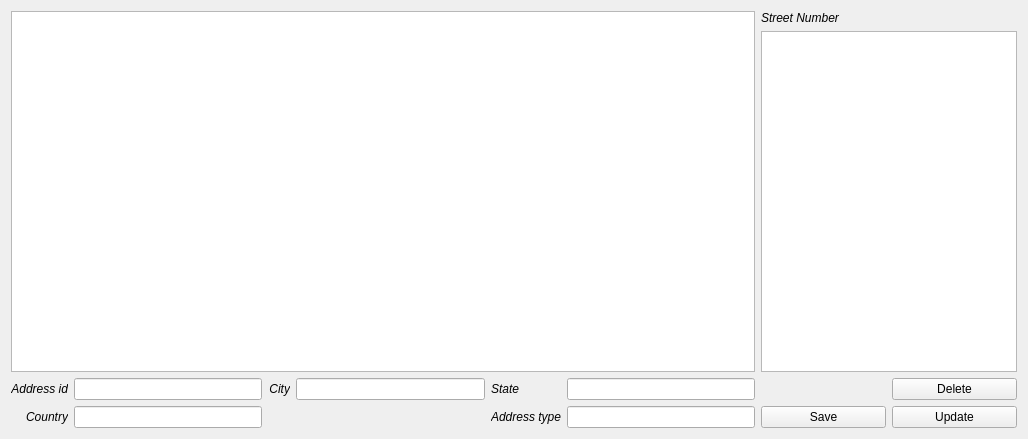
<?xml version="1.0" encoding="UTF-8"?>
<ui version="4.0">
 <class>AddressView</class>
 <widget class="QWidget" name="AddressView">
  <property name="geometry">
   <rect>
    <x>0</x>
    <y>0</y>
    <width>1028</width>
    <height>439</height>
   </rect>
  </property>
  <property name="windowTitle">
   <string>Form</string>
  </property>
  <layout class="QGridLayout" name="gridLayout_6">
   <item row="0" column="0">
    <layout class="QGridLayout" name="gridLayout_5">
     <item row="0" column="0">
      <layout class="QGridLayout" name="gridLayout_2">
       <item row="0" column="0">
        <widget class="QTableView" name="addressTableView"/>
       </item>
       <item row="1" column="0">
        <layout class="QGridLayout" name="gridLayout">
         <item row="0" column="5">
          <widget class="QLineEdit" name="stateLineEdit"/>
         </item>
         <item row="1" column="1">
          <widget class="QLineEdit" name="countryLineEdit"/>
         </item>
         <item row="0" column="3">
          <widget class="QLineEdit" name="cityLineEdit"/>
         </item>
         <item row="0" column="0">
          <widget class="QLabel" name="label_2">
           <property name="font">
            <font>
             <italic>true</italic>
            </font>
           </property>
           <property name="text">
            <string>Address id</string>
           </property>
           <property name="alignment">
            <set>Qt::AlignRight|Qt::AlignTrailing|Qt::AlignVCenter</set>
           </property>
          </widget>
         </item>
         <item row="0" column="2">
          <widget class="QLabel" name="label_3">
           <property name="font">
            <font>
             <italic>true</italic>
            </font>
           </property>
           <property name="text">
            <string>City</string>
           </property>
           <property name="alignment">
            <set>Qt::AlignRight|Qt::AlignTrailing|Qt::AlignVCenter</set>
           </property>
          </widget>
         </item>
         <item row="1" column="0">
          <widget class="QLabel" name="label_4">
           <property name="font">
            <font>
             <italic>true</italic>
            </font>
           </property>
           <property name="text">
            <string>Country</string>
           </property>
           <property name="alignment">
            <set>Qt::AlignRight|Qt::AlignTrailing|Qt::AlignVCenter</set>
           </property>
          </widget>
         </item>
         <item row="0" column="4">
          <widget class="QLabel" name="label">
           <property name="font">
            <font>
             <italic>true</italic>
            </font>
           </property>
           <property name="text">
            <string>State</string>
           </property>
          </widget>
         </item>
         <item row="0" column="1">
          <widget class="QLineEdit" name="addressIDLineEdit">
           <property name="font">
            <font>
             <weight>75</weight>
             <bold>true</bold>
            </font>
           </property>
          </widget>
         </item>
         <item row="1" column="5">
          <widget class="QLineEdit" name="addressTypeLineEdit"/>
         </item>
         <item row="1" column="4">
          <widget class="QLabel" name="label_5">
           <property name="font">
            <font>
             <italic>true</italic>
            </font>
           </property>
           <property name="text">
            <string>Address type</string>
           </property>
          </widget>
         </item>
        </layout>
       </item>
      </layout>
     </item>
     <item row="0" column="1">
      <layout class="QGridLayout" name="gridLayout_4">
       <item row="1" column="0" colspan="2">
        <widget class="QTextEdit" name="streetNumberTextEdit"/>
       </item>
       <item row="2" column="0" colspan="2">
        <layout class="QGridLayout" name="gridLayout_3">
         <item row="0" column="1">
          <widget class="QPushButton" name="deleteButton">
           <property name="text">
            <string>Delete</string>
           </property>
          </widget>
         </item>
         <item row="1" column="0">
          <widget class="QPushButton" name="saveButton">
           <property name="text">
            <string>Save</string>
           </property>
          </widget>
         </item>
         <item row="1" column="1">
          <widget class="QPushButton" name="updateButton">
           <property name="text">
            <string>Update</string>
           </property>
          </widget>
         </item>
        </layout>
       </item>
       <item row="0" column="0" colspan="2">
        <widget class="QLabel" name="label_7">
         <property name="font">
          <font>
           <italic>true</italic>
          </font>
         </property>
         <property name="text">
          <string>Street Number</string>
         </property>
        </widget>
       </item>
      </layout>
     </item>
    </layout>
   </item>
  </layout>
 </widget>
 <resources/>
 <connections/>
</ui>
